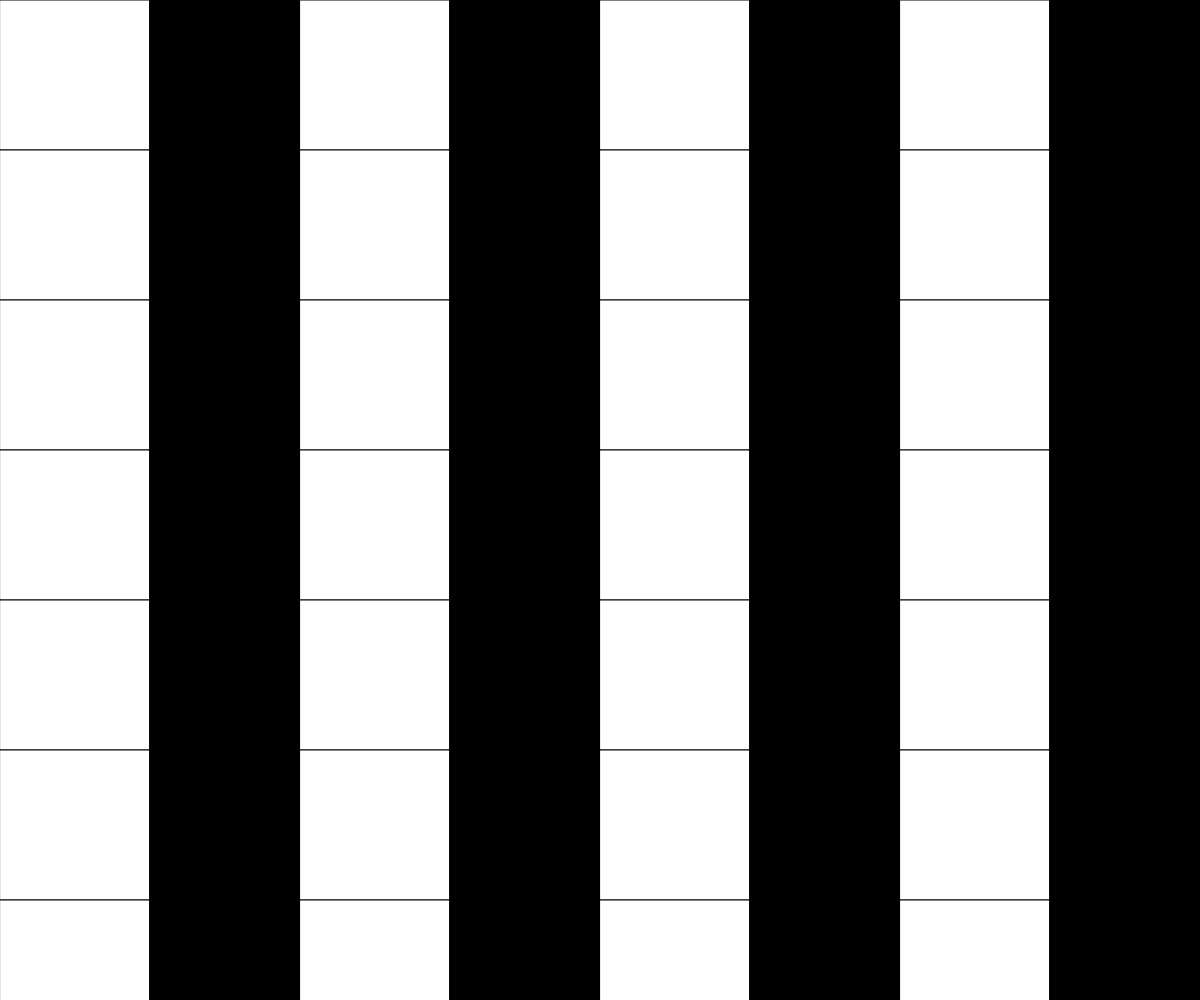
Frame 1 (no input)
Frame 60 (no input): identical to frame 1, image omitted
Frame 120 (the mouse pressed at the canvas centre since frame 60): identical to frame 1, image omitted

The p5.js sketch that drew this single still picture (run headless with seeded random() and noise() and a simulated clock; from frame 60 on, the mouse is pressed at the canvas centre):

// p5.js sketch
// ── sketch.js
// Project Title
// Your Name
// Date
//
// Extra for Experts:
// - describe what you did to take this project "above and beyond"
let num = 0;

function setup() {
  createCanvas(windowWidth, windowHeight);
}

function draw() {
  let length = windowWidth / 8;
  let squareColor = 0;
  let currentY = 0;
  background(220);
  for (let y = 0; y < height; y += length) {
    for (let x = 0; x < width; x += length) {
      if (squareColor === 0) {
        squareColor = 255;
      } 
      else if(squareColor === 255) {
        squareColor = 0;
      }
      
      fill(squareColor);
      square(x, y, length);
    }
    if(currentY < y && num === 2) {
      if (squareColor === 0) {
        squareColor = 255;
      } 
      else if(squareColor === 255) {
        squareColor = 0;
      }
    }
  }
}
